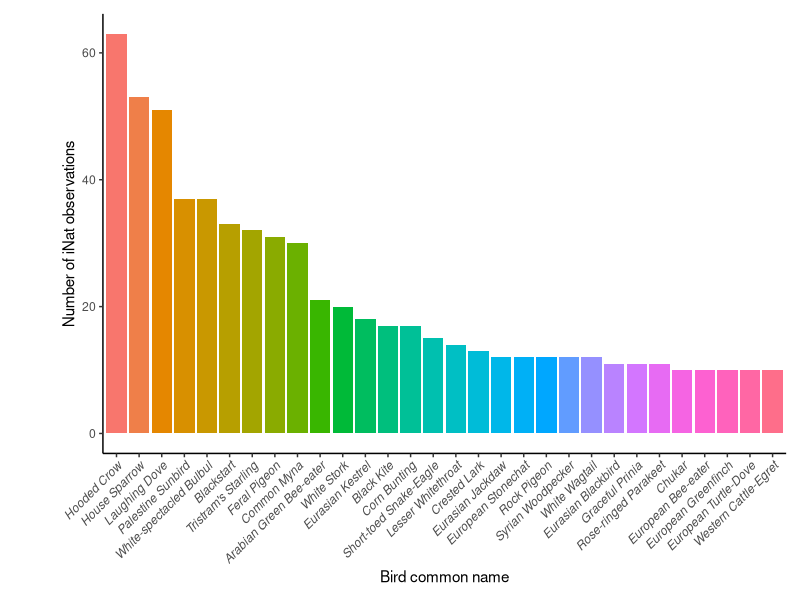
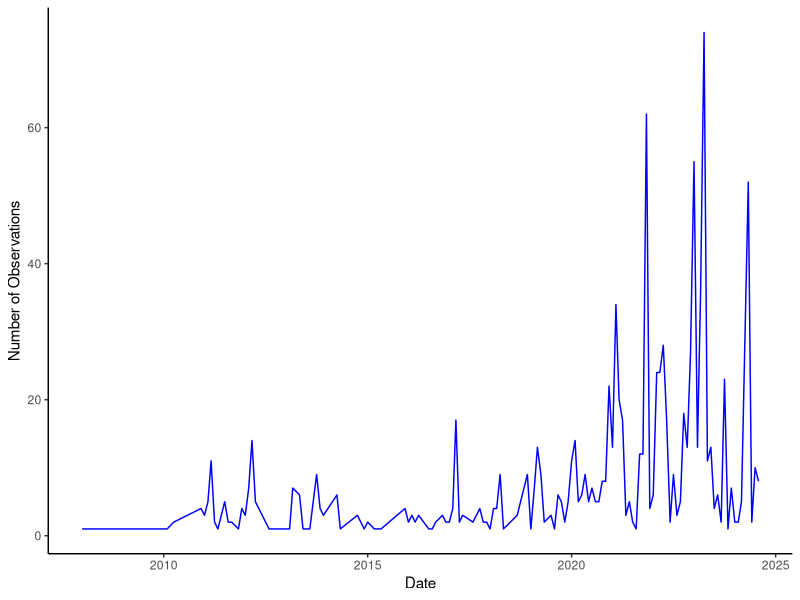
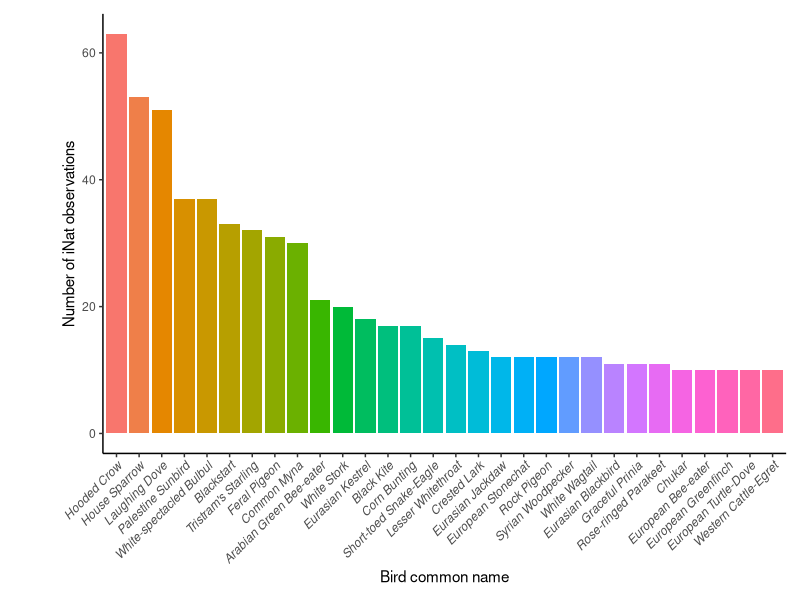

Here is the R script that generated these plots, in order:
library(tidyverse)
library(ggsci)
setwd("/Users/alexpinch/GitHub/public/birds_of_palestine") #data
df <- read.csv("observations-472964.csv")
plot1 <- df %>%
  filter() %>%
  group_by(common_name) %>%
  filter(common_name != "") %>%
  summarise(Count = n()) %>%
  filter(Count >= 10) %>%
  arrange(desc(Count)) %>%
  mutate(common_name = factor(common_name, levels = common_name)) %>%
  ggplot(aes(x = common_name, y = Count, fill = common_name)) + 
  geom_bar(stat = "identity") +
  guides(fill = "none") +
  labs(x = "Bird common name", y = "Number of iNat observations") +
  theme_classic() +
  theme(axis.text.x=element_text(face="italic",angle=45, vjust=1, hjust=1), 
        plot.margin=margin(t=10,r=10,b=10,l=45))
plot1
ggsave(filename = "num_obs.jpeg", plot = plot1, height = 5, width = 7, units = "in")

plot2 <- df %>%
  filter(as.Date(observed_on) >= as.Date("2008-01-01")) %>% # Excluding personal observations dated prior to iNaturalist's founding date
  mutate(observed_on = as.Date(observed_on)) %>%
  mutate(observed_on = floor_date(observed_on, unit = "month")) %>%
  group_by(observed_on) %>%
  summarise(Count = n()) %>%
  ggplot(aes(x = observed_on, y = Count)) +
  geom_line(color = "blue") +
  labs(x = "Date", y = "Number of Observations") +
  theme_classic()
plot2